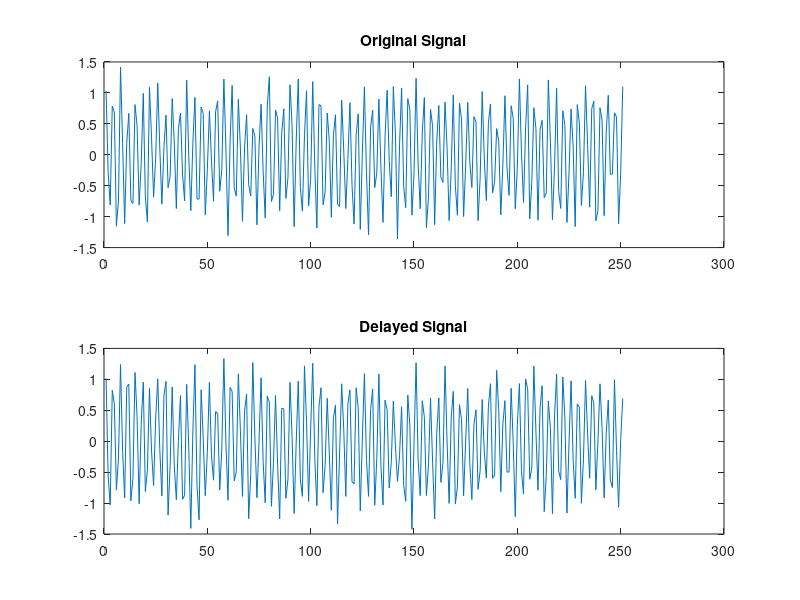
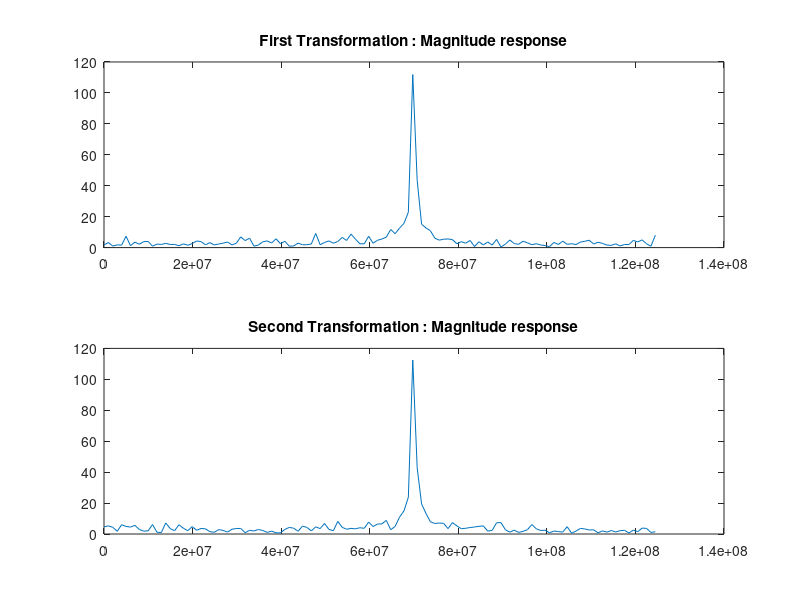
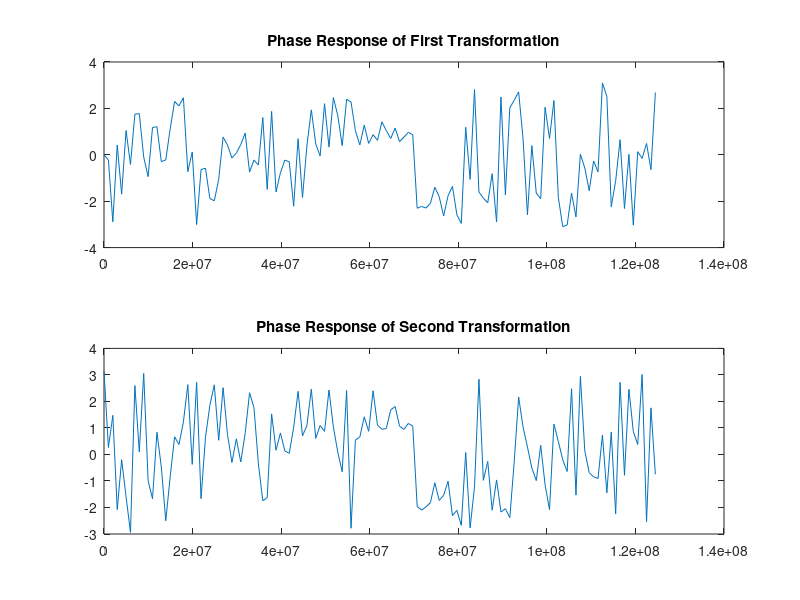

Recreate these plots in MATLAB, in order.
clear all;
close all;
clc
%Sampling Frequency
fs = 250e6;
Ts = 1/fs;
t = 0:Ts:1e-6;
%Center Frequency
fc = 70e6;
%Moving Average Filter
lpf = ones(1,16);
lpf = lpf/length(lpf);
%noise coefficient
n = 0.2;
%First Signal
x1= cos(2 * pi * fc * t) + (n * randn(1, length(t)));
%Delay
delay = 0.5e-9;
%Delayed Signal 
x2 = cos(2 * pi * fc *(t + delay)) + (n * randn(1, length(t)));

numberofPoints = ceil((length(t) + 1) / 2);% numberofPoints is 126
f = ((0:numberofPoints - 1) * fs) / length(t);

figure(1)
subplot(2, 1, 1),plot(x1)
title('Original Signal')
subplot(2, 1, 2),plot(x2)
title('Delayed Signal')
fftFirstSignal = fft(x1);
fftSecondSignal = fft(x2);

%MAGNITUDERESPONSEPART
figure(2)
subplot(2, 1, 1);
plot(f, abs(fftFirstSignal(1:numberofPoints)));
title('First Transformation : Magnitude response');
subplot(2, 1, 2)
plot(f, abs(fftSecondSignal(1:numberofPoints)));
title('Second Transformation : Magnitude response')

%PHASE RESPONSE PART
figure(3)
subplot(2, 1, 1),plot(f, angle(fftFirstSignal(1:numberofPoints)));
title('Phase Response of First Transformation');
subplot(2, 1, 2),plot(f, angle(fftSecondSignal(1:numberofPoints)));
title('Phase Response of Second Transformation');

%taking consideration into maximum points of the signals
%by doing that we ignore the rest of the signal
%but just maximum points in comparison
[magnitudeofFirstSignal indexofFirstSignalAmplitude] = max(abs(fftFirstSignal));
[magnitudeofSecondSignal indexofSecondSignalAmplitude] = max(abs(fftSecondSignal));

phaseofFirstSignal = angle(fftFirstSignal(indexofFirstSignalAmplitude));
phaseofSecondSignal = angle(fftSecondSignal(indexofSecondSignalAmplitude));
phaseLag = phaseofFirstSignal - phaseofSecondSignal

timeDelay= abs(phaseLag)/((fc)*2*pi)
%ratio of second signal to first signal, amplitudewise.
amplitudeRatio = magnitudeofSecondSignal/magnitudeofFirstSignal;



